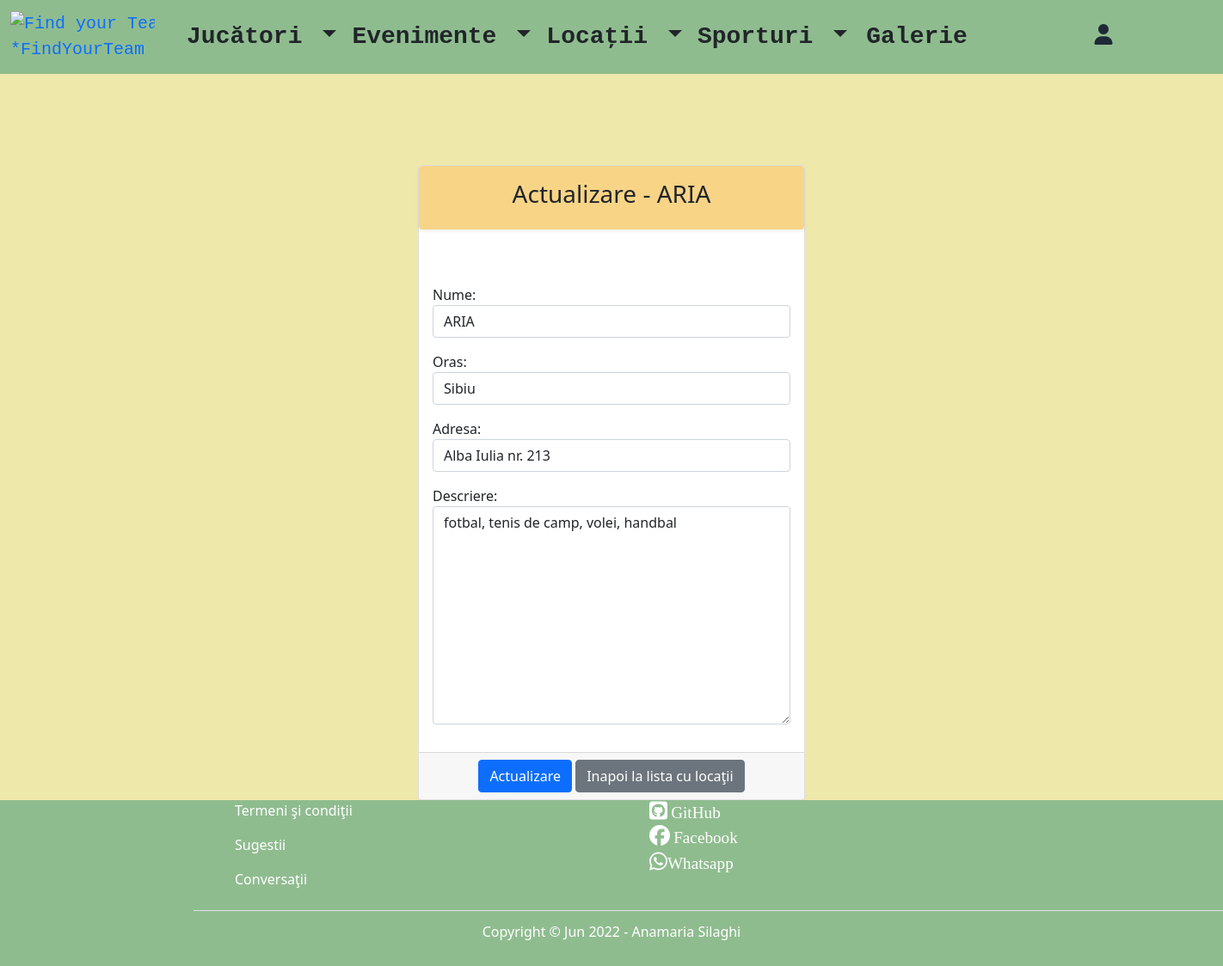
The page /update-location/1/ on the database as committed earlier.
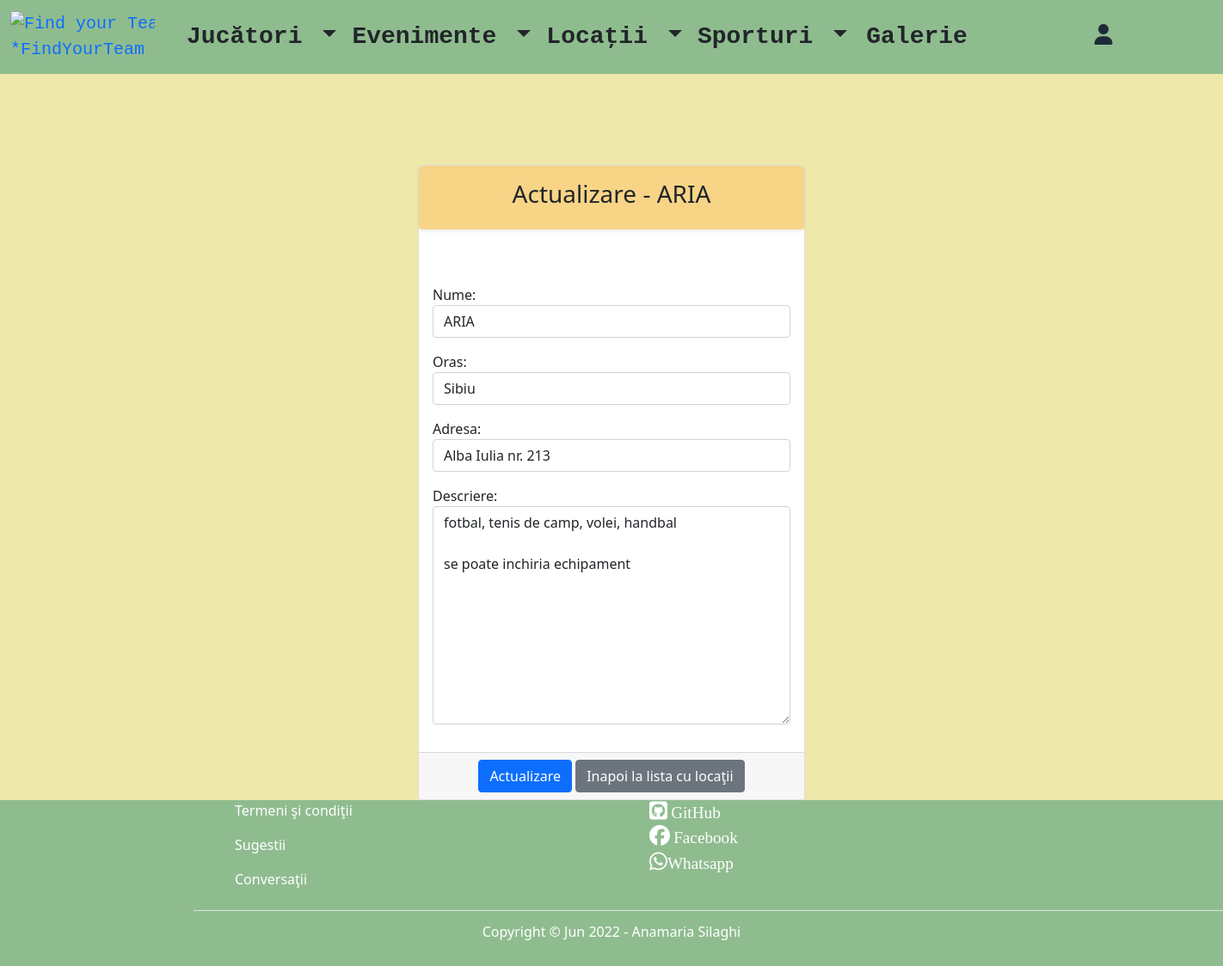
The same page on the database as committed later.
### teams/models.py (models this page shows, shortened)
class Location(models.Model):
    nume = models.CharField(max_length=60)
    oras = models.CharField(max_length=20)
    adresa = models.CharField(max_length=30)
    descriere = models.TextField(max_length=1000)
    creat_in = models.DateTimeField(auto_now_add=True)
    actualizat_in = models.DateTimeField(auto_now=True)

### teams/views.py (the view)
# urls.py: path('update-location/<int:pk>/', views.LocationUpdateView.as_view(), name='update_location'),
class LocationUpdateView(UpdateView):
    template_name = 'location/update_location.html'
    model = Location
    form_class = LocationForm
    success_url = reverse_lazy('list_of_locations')

### teams/forms.py
class LocationForm(forms.ModelForm):
    class Meta:
        model = Location
        fields = "__all__"
        widgets = {
            "nume": TextInput(attrs={'placeholder': "Introduceti numele locatiei", "class": "form-control"}),
            "oras": TextInput(attrs={'placeholder': "Introduceti localitatea", "class": "form-control"}),
            "adresa": TextInput(attrs={'placeholder': "Introduceti adresa", "class": "form-control"}),
            "descriere": Textarea(attrs={"placeholder": "Faceti o descriere a locatiei", "class": "form-control"}),
        }

### templates/location/update_location.html (shortened to what this page needs)
{% extends 'base.html' %}
{% block content %}
       <div class="container-fluid mt-5 pt-5">
         <div class="row mt-5 pt-5">
            <div class="col-md-4 offset-md-4">
                <div class="card">
                    <div class="shadow-sm p-3 mb-5 text-center rounded" style="background-color: #F8D486;">
                        <h3> Actualizare - {{ location.nume }}</h3>
                    </div>
                    <form method="post">
                        <div class="card-body">
                            {{ form.as_p }}
                        </div>
                        <div class="card-footer text-center">
                            <button type="submit" class="btn btn-primary">Actualizare</button>
                            <a href="{% url 'list_of_locations' %}" class="btn btn-secondary">Inapoi la lista cu locaţii</a>
                        </div>
                    </form>
                </div>
            </div>
        </div>
    </div>
{% endblock %}

Rows that differ between the two databases and show on the page:
changed Location "ARIA": descriere "fotbal, tenis de camp, volei, handbal" → "fotbal, tenis de camp, volei, handbal se poate inchiria echipament"
